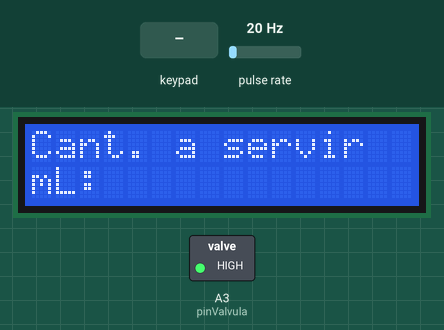
The sketch below on a simulated Arduino Uno, built with avr-gcc and run on an emulated ATmega328P. Shown: 16×2 character LCD, switched loads named in the sketch (green lamp = pin HIGH). Wiring (inferred from the names in the program): pulse sensor: data pin 2. The inputs (shaded band) are chosen by the test bench; at power-on: pulse rate 20 Hz. What the sketch prints to the serial monitor is not drawn.

Above: at 2.2 s.
2.3 s: keypad keys 1 0 9 8 7 A pressed 0.4 s apart
At 2.5 s:
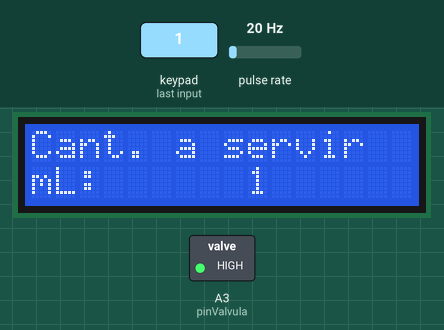
At 5.2 s:
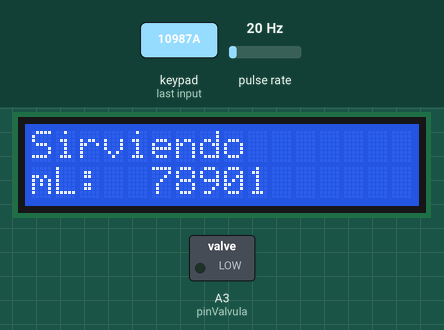
Timing chart, 0 to 6.7 s (numbered marks = the images above; inputs shaded):
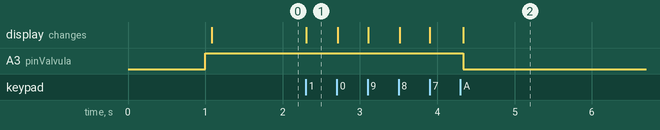

Measured:
- after the input at 2.3 s, A3 (pinValvula): HIGH → LOW after 2.0 s; the display: changes at once (image 1)

The sketch:

dispensador_aceite.ino
```cpp
#include <Wire.h>
#include <LiquidCrystal_I2C.h>
#include <Keypad.h>

#define Cantidad_datos  6
#define pinValvula      A3
#define pinSensor       2

float flujo_inmediato;
unsigned long tiempo_ciclo = 0;
unsigned int flujo_hora;
unsigned int milimetros_actuales;
unsigned int milimetros_totales;
double flujoinmediato;
volatile int contador_flujo;

const byte ROWS = 4;
const byte COLS = 4;

char keys[ROWS][COLS]={
    {'1','2','3','A'},
    {'4','5','6','B'},
    {'7','8','9','C'},
    {'*','0','#','D'},
};

char datos_servicio[Cantidad_datos];
char tecla;

byte rowPins[ROWS] = {10,9,8,7};
byte colPins[COLS] = {6,5,4,3};

byte contador_valores = 6;

float calibracion = 5.7;

Keypad keypad = Keypad(makeKeymap(keys), rowPins, colPins, ROWS, COLS);

LiquidCrystal_I2C lcd(0x3F, 16, 2);
void setup(){
    delay(1000);
    pinMode(pinValvula, OUTPUT);
    digitalWrite(pinValvula, HIGH);
    pinMode(pinSensor, INPUT_PULLUP);
    attachInterrupt(0, contarFlujo, RISING);
    lcd.backlight();
    lcd.init();
    Serial.begin(9600);
    memset(datos_servicio, ' ', sizeof(datos_servicio));

}

void loop(){
    lcd.setCursor(0, 0);
    lcd.print("Cant. a servir");
    lcd.setCursor(0, 1);
    lcd.print("mL:");

    tecla = keypad.getKey();

    if(tecla != NO_KEY){
        if(tecla >= 48 && tecla <= 57){
            contador_valores--;
            datos_servicio[contador_valores] = tecla;
            lcd.setCursor(contador_valores + 4, 1);
            lcd.print(datos_servicio[contador_valores]);
            if(contador_valores == 0){
                contador_valores = Cantidad_datos;
            }
        }
        if(tecla == 67){
            limpiarDatos();
        }

        if(tecla == 65){

            lcd.clear();
            lcd.setCursor(0, 0);
            lcd.print("Sirviendo");
            lcd.setCursor(0, 1);
            lcd.print("mL:");

            long cantidad_mL = atol(datos_servicio);

            lcd.setCursor(4, 1);
            for(char i = 0; i < Cantidad_datos; i++){
                lcd.print(datos_servicio[i]);
            }

            dispensarProducto(cantidad_mL);

            limpiarDatos();
        }

        if(tecla == 68){
            lcd.clear();
            lcd.setCursor(0,0);
            lcd.print("Limpieza");
            digitalWrite(pinValvula, LOW);
            delay(1000);
            do{
                tecla = keypad.getKey();
            }while(tecla == NO_KEY);
            digitalWrite(pinValvula, HIGH);
            limpiarDatos();
        }
    }
}

void contarFlujo(){
    contador_flujo++;
}

void dispensarProducto(long cantidad_servir){
    digitalWrite(pinValvula, LOW);
    while(cantidad_servir >= milimetros_totales){
        if((unsigned long)(millis() - tiempo_ciclo) > 1000.0){
            detachInterrupt(0);
            flujo_inmediato = ((1000.0 / (millis() - tiempo_ciclo)) * contador_flujo) / calibracion;
            tiempo_ciclo = millis();
            milimetros_actuales = (flujo_inmediato / 60) * 1000.0;
            milimetros_totales += milimetros_actuales;

            unsigned int fraccion;

            Serial.print("flujo actual: ");
            Serial.print(int(flujo_inmediato));
            Serial.print(" - ");
            fraccion = (flujo_inmediato - int(flujo_inmediato)) * 10;
            Serial.print(fraccion, DEC);
            Serial.print("L/min - ");
            Serial.print("milimetros actuales: ");
            Serial.print(milimetros_actuales);
            Serial.print("mL/s - ");
            Serial.print("milimetros totales: ");
            Serial.print(milimetros_totales);
            Serial.println("mL");

            contador_flujo = 0;

            attachInterrupt(0, contarFlujo, FALLING);
        }
    }
    milimetros_totales = 0;
    digitalWrite(pinValvula, HIGH);
}

void limpiarDatos(){
    memset(datos_servicio, ' ', sizeof(datos_servicio));
    contador_valores = Cantidad_datos;
    lcd.clear();
    lcd.setCursor(0, 0);
    lcd.print("Cant. a servir");
    lcd.setCursor(0, 1);
    lcd.print("mL:");
}
```
